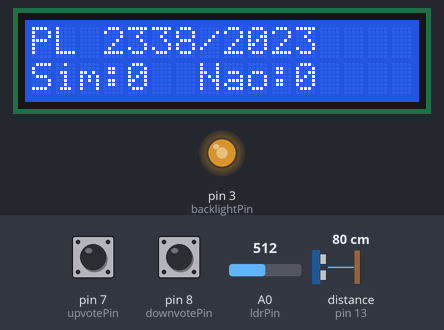
A sketch run on a simulated Arduino Uno, built with avr-gcc and run on an emulated ATmega328P. Parts: 16×2 character LCD, output pins drawn as LEDs (lit = HIGH). Wiring (inferred from the names in the program): ultrasonic range finder: trigger pin 13; echo pin 13. Inputs (shaded band) come from the test bench; at power-on: distance to the obstacle (sensor on pin 13) 80 cm, pin 7 (upvotePin) HIGH, A0 (ldrPin) = 512, pin 8 (downvotePin) HIGH. The echo pulse lasts 58.3 µs per cm; what the sketch prints to the serial monitor is not drawn.

Above: at 2.0 s.
2.1 s: distance to the obstacle (sensor on pin 13) set to 95 cm
3.6 s: distance to the obstacle (sensor on pin 13) set to 103 cm
At 4.6 s:
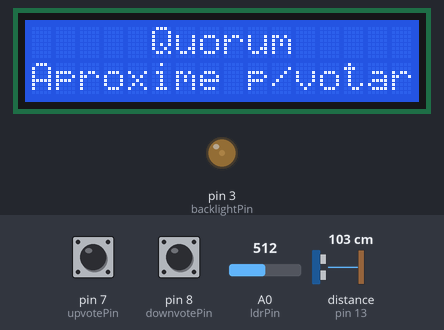
5.1 s: distance to the obstacle (sensor on pin 13) set to 2 cm
At 6.3 s:
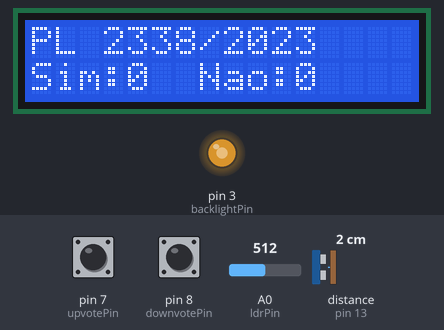
6.6 s: pin 7 (upvotePin) pulled LOW for 0.15 s
At 7.4 s:
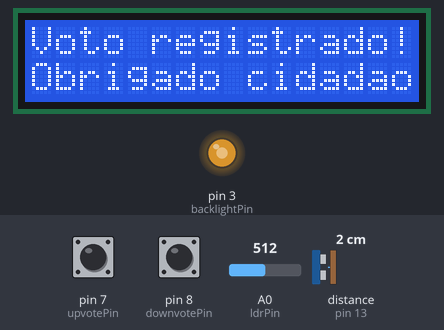
9.6 s: A0 (ldrPin) set to 716
At 10.9 s:
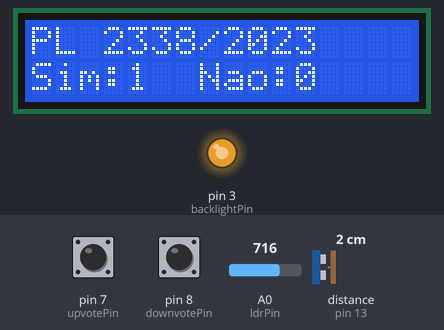
11.2 s: pin 8 (downvotePin) pulled LOW for 0.15 s
At 13.4 s:
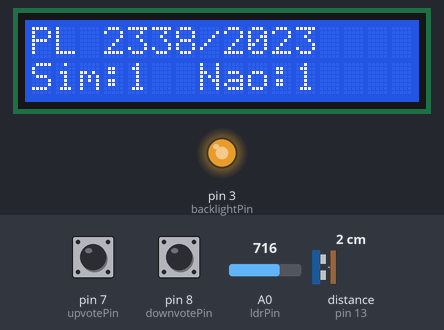
Timing chart, 0 to 14.9 s (numbered marks = the images above; inputs shaded):
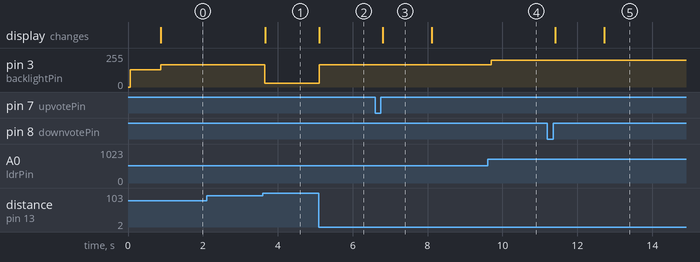

Measured:
- the behaviour switches between 100 and 101 cm on distance to the obstacle (sensor on pin 13) (found by bisection; images 0 and 1)
- after the input at 2.1 s, every drawn part: stays the same
- after the input at 3.6 s, pin 3 (backlightPin): 167/255 → 30/255 after 0.06 s; the display: changes after 0.06 s (image 1)
- after the input at 5.1 s, pin 3 (backlightPin): 30/255 → 167/255 at once; the display: changes at once (image 2)
- after the input at 6.6 s, the display: changes after 0.21 s (image 3)
- after the input at 9.6 s, pin 3 (backlightPin): 167/255 → 202/255 after 0.10 s
- after the input at 11.2 s, the display: first changes after 0.21 s (image 5 shows a later state)
- what the display in image 3 shows lasts 1.3 s, from 6.8 s to 8.1 s

The sketch:

quorum_voting_totem.ino
```cpp
#include <LiquidCrystal.h>

// LCD configuration (RS=12, E=11, D4=5, D5=4, D6=6, D7=2)
LiquidCrystal lcd(12, 11, 5, 4, 6, 2);

// Sensors
const int pingPin = 13;
const int ldrPin = A0;

// LCD backlight PWM
const int backlightPin = 3;

// Voting buttons
const int upvotePin = 7;
const int downvotePin = 8;

// Voting counters
int upvotes = 0;
int downvotes = 0;

// Button states
int lastUpState = HIGH;
int lastDownState = HIGH;

unsigned long lastUpPress = 0;
unsigned long lastDownPress = 0;

const unsigned long debounceDelay = 200;
const int PRESENCE_THRESHOLD_CM = 100;
const char* TOTEM_ID = "totem-metro-se-01";
const int TARGET_BILL_ID = 1;
const char* TARGET_BILL_LABEL = "PL 2338/2023";

// Sensor readings
long duration = 0;
int distance = 0;
int lightLevel = 0;
int brightness = 0;

// Read distance in centimeters from a 3-pin PING))) ultrasonic sensor.
int readUltrasonicDistanceCm() {
  pinMode(pingPin, OUTPUT);
  digitalWrite(pingPin, LOW);
  delayMicroseconds(2);
  digitalWrite(pingPin, HIGH);
  delayMicroseconds(5);
  digitalWrite(pingPin, LOW);

  pinMode(pingPin, INPUT);
  duration = pulseIn(pingPin, HIGH, 30000);
  if (duration == 0) {
    return 0;
  }
  return (int)(duration / 58);
}

// Map LDR reading (0..1023) to PWM backlight duty cycle when citizen is present.
int computeAdaptiveBacklight(int rawLdr, bool citizenPresent) {
  if (!citizenPresent) {
    return 30;  // Standby energy-saving dim mode
  }
  return constrain(map(rawLdr, 0, 1023, 80, 255), 80, 255);
}

// Print an ASCII-safe 16-character row (avoids HD44780 glyph corruption).
void printPaddedRow(int row, const String& text) {
  lcd.setCursor(0, row);
  String out = text;
  if (out.length() > 16) {
    out = out.substring(0, 16);
  }
  while (out.length() < 16) {
    out += ' ';
  }
  lcd.print(out);
}

void renderStandbyScreen() {
  printPaddedRow(0, "     Quorum     ");
  printPaddedRow(1, "Aproxime p/votar");
}

void renderVotingScreen() {
  String line2 = "Sim:" + String(upvotes) + "  Nao:" + String(downvotes);
  printPaddedRow(0, String(TARGET_BILL_LABEL));
  printPaddedRow(1, line2);
}

void renderVoteConfirmation() {
  printPaddedRow(0, "Voto registrado!");
  printPaddedRow(1, "Obrigado cidadao");
}

void emitVoteTelemetry(const char* choice) {
  Serial.print("{\"event\":\"vote\",\"totem_id\":\"");
  Serial.print(TOTEM_ID);
  Serial.print("\",\"bill_id\":");
  Serial.print(TARGET_BILL_ID);
  Serial.print(",\"choice\":\"");
  Serial.print(choice);
  Serial.print("\",\"distance_cm\":");
  Serial.print(distance);
  Serial.print(",\"light_level\":");
  Serial.print(lightLevel);
  Serial.print(",\"backlight_pwm\":");
  Serial.print(brightness);
  Serial.print(",\"upvotes\":");
  Serial.print(upvotes);
  Serial.print(",\"downvotes\":");
  Serial.print(downvotes);
  Serial.println("}");
}

void setup() {
  pinMode(backlightPin, OUTPUT);

  pinMode(upvotePin, INPUT_PULLUP);
  pinMode(downvotePin, INPUT_PULLUP);

  Serial.begin(9600);

  lcd.begin(16, 2);

  // Initial welcome
  lcd.setCursor(0, 0);
  lcd.print("     Quorum");
  printPaddedRow(1, "Inicializando...");
  analogWrite(backlightPin, 128);
  delay(800);
}

void loop() {
  distance = readUltrasonicDistanceCm();
  lightLevel = analogRead(ldrPin);
  bool citizenPresent = (distance > 0 && distance <= PRESENCE_THRESHOLD_CM);

  brightness = computeAdaptiveBacklight(lightLevel, citizenPresent);
  analogWrite(backlightPin, brightness);

  int currentUpState = digitalRead(upvotePin);
  int currentDownState = digitalRead(downvotePin);
  unsigned long now = millis();

  if (!citizenPresent) {
    renderStandbyScreen();
    lastUpState = currentUpState;
    lastDownState = currentDownState;
    delay(150);
    return;
  }

  renderVotingScreen();

  if (lastUpState == HIGH && currentUpState == LOW && (now - lastUpPress) > debounceDelay) {
    lastUpPress = now;
    upvotes++;
    emitVoteTelemetry("favor");
    renderVoteConfirmation();
    delay(1200);
  } else if (lastDownState == HIGH && currentDownState == LOW && (now - lastDownPress) > debounceDelay) {
    lastDownPress = now;
    downvotes++;
    emitVoteTelemetry("against");
    renderVoteConfirmation();
    delay(1200);
  }

  lastUpState = currentUpState;
  lastDownState = currentDownState;
  delay(100);
}
```
